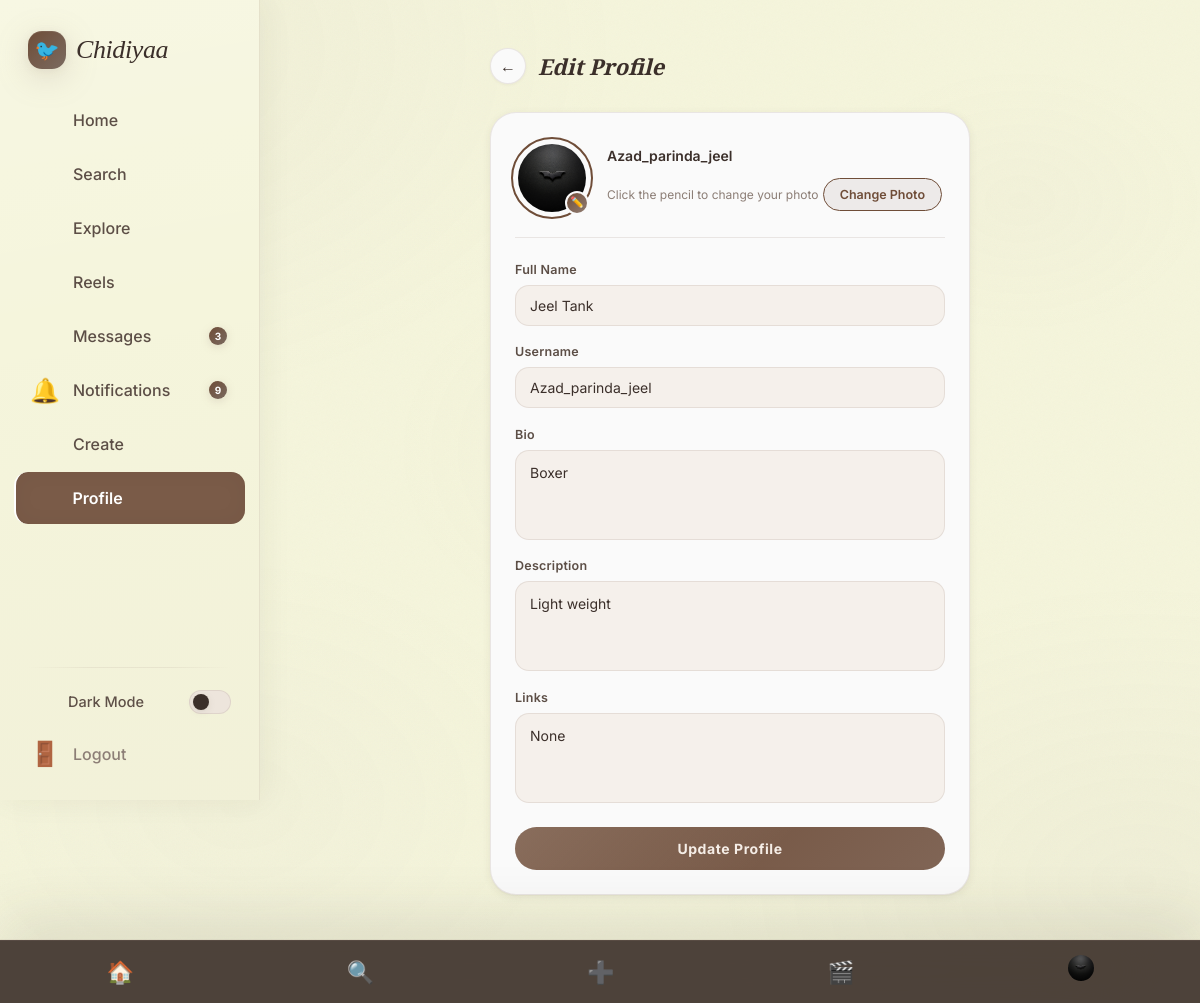
The app's page /edit_profile/ (signed in) with its own data.
### myapp/models.py (models this page shows, shortened)
class InstaUser(models.Model):
    GENDER_CHOICES = (
        ('male','Male'),
        ('female','Female'),
    )
    username = models.CharField(max_length=100,unique=True)
    email = models.EmailField(unique=True)
    password = models.CharField(max_length=100)
    profile_pic = models.ImageField(upload_to='profile_pics/', blank=True, null=True)
    gender = models.CharField(max_length=10,choices=GENDER_CHOICES,blank=True, null=True)
    name = models.CharField(max_length=100,blank=True, null=True)
    bio = models.TextField(blank=True, null=True)
    description = models.TextField(blank=True, null=True)
    link = models.URLField(blank=True, null=True)
    created_at = models.DateTimeField(auto_now_add=True)
    updated_at = models.DateTimeField(auto_now=True)
    otp = models.IntegerField(blank=True, null=True,default=1234)
    is_active = models.BooleanField(default=False)

### myapp/views.py (the view)
    def wrapper(request,*args,**kwargs):
        if "email" in request.session:
            try:
                uid = InstaUser.objects.get(email = request.session['email'])
                request.uid = uid
                return view_function(request,*args,**kwargs)
            except InstaUser.DoesNotExist:
                return redirect("login")
        return redirect("login")

### myapp/views.py (called while the page is built, shortened)
def check_login(view_function):
    def wrapper(request,*args,**kwargs):
        if "email" in request.session:
            try:
                uid = InstaUser.objects.get(email = request.session['email'])
                request.uid = uid
                return view_function(request,*args,**kwargs)
            except InstaUser.DoesNotExist:
                return redirect("login")
        return redirect("login")
    return wrapper

@check_login
def edit_profile(request):
    uid = request.uid
    return render(request,"myapp/edit_profile.html",{'uid':uid})

### myapp/templates/myapp/edit_profile.html (shortened to what this page needs)
{% load static %}
<html lang="en" data-theme="light">
<head>
  <link rel="stylesheet" href="{% static 'myapp/css/style.css' %}">
  <link rel="stylesheet" href="{% static 'myapp/css/edit_pf.css' %}">
</head>
<body>
  <div class="app-shell">
    <aside class="sidebar">
      <a href="{% url 'index' %}" class="sidebar-brand">
        <div class="sidebar-brand-icon">🐦</div><span class="sidebar-brand-name">Chidiyaa</span>
      </a>
      <nav class="sidebar-nav">
        <a href="{% url 'index' %}" class="nav-link"><i class="ph ph-house nav-icon"></i><span>Home</span></a>
        <a href="{% url 'search' %}" class="nav-link"><i class="ph ph-magnifying-glass nav-icon"></i><span>Search</span></a>
        <a href="{% url 'search' %}" class="nav-link"><i class="ph ph-compass nav-icon"></i><span>Explore</span></a>
        <a href="{% url 'reels' %}" class="nav-link"><i class="ph ph-video-camera nav-icon"></i><span>Reels</span></a>
        <a href="{% url 'messages' %}" class="nav-link"><i class="ph ph-chat-circle nav-icon"></i><span>Messages</span><span
            class="nav-badge">3</span></a>
        <a href="{% url 'notifications' %}" class="nav-link"><span
            class="nav-icon">🔔</span><span>Notifications</span><span class="nav-badge">9</span></a>
        <a href="{% url 'create' %}" class="nav-link"><i class="ph ph-plus-circle nav-icon"></i><span>Create</span></a>
        <a href="{% url 'profile' %}" class="nav-link active"><i class="ph ph-user nav-icon"></i><span>Profile</span></a>
      </nav>
      <div class="sidebar-footer">
        <div class="sidebar-divider"></div>
        <div class="dark-toggle-row"><i class="ph ph-moon nav-icon"></i><span>Dark Mode</span><span
            class="toggle-pill"></span></div>
        <a href="{% url 'login' %}" class="nav-link" style="color:var(--text-3)"><span
            class="nav-icon">🚪</span><span>Logout</span></a>
      </div>
    </aside>
    <main class="page-content">
      <div class="ep-page">
        <div class="ep-header">
          <a href="{% url 'profile' %}" class="ep-back">←</a>
          <h1>Edit Profile</h1>
        </div>
        <form action="{% url 'edit_profile' %}" method="post" enctype="multipart/form-data">
          <div class="ep-card">
            <div class="ep-avatar-row">
              <div class="ep-avatar-wrap">
                <img class="ep-avatar-img" id="avatarPreview" src="{{ uid.profile_pic.url }}" alt="Profile Photo" />
                <label for="avatarInput" class="ep-avatar-label" title="Change photo">✏️</label>
              </div>
              <div class="ep-avatar-info">
                <strong>{{ uid.username }}</strong>
                <span>Click the pencil to change your photo</span>
                <label for="avatarInput" class="ep-change-btn">Change Photo</label>
              </div>
            </div>
            <div class="ep-fields">
              <div class="ep-field">
                <label class="ep-label" for="ep-name">Full Name</label>
                <input class="ep-input" type="text" id="ep-name" name="name" placeholder="Your full name"
                  value="{{ uid.name }}" />
              </div>
              <div class="ep-field">
                <label class="ep-label" for="ep-username">Username</label>
                <input class="ep-input" type="text" id="ep-username" name="username" placeholder="username"
                  value="{{ uid.username }}" />
              </div>
              <div class="ep-field">
                <label class="ep-label" for="ep-bio">Bio</label>
                <textarea class="ep-textarea" id="ep-bio" name="bio"
                  placeholder="Write something about yourself…">{{ uid.bio }}</textarea>
              </div>
              <div class="ep-field">
                <label class="ep-label" for="ep-desc">Description</label>
                <textarea class="ep-textarea" id="ep-desc" name="description"
                  placeholder="Tell people more about you…">{{ uid.description }}</textarea>
              </div>
              <div class="ep-field">
                <label class="ep-label" for="ep-bio">Links</label>
                <textarea class="ep-textarea" id="ep-bio" name="link"
                  placeholder="Write something about yourself…">{{ uid.link }}</textarea>
              </div>
            </div>
            <button type="submit" class="ep-submit">Update Profile</button>
          </div>
        </form>
      </div>
    </main>
  </div>
  <nav class="mobile-bottomnav" style="display:flex">
    <a href="{% url 'index' %}" class="mobile-nav-item">🏠</a>
    <a href="{% url 'search' %}" class="mobile-nav-item">🔍</a>
    <a href="{% url 'create' %}" class="mobile-nav-item">➕</a>
    <a href="{% url 'reels' %}" class="mobile-nav-item">🎬</a>
    <a href="{% url 'profile' %}" class="mobile-nav-item active">
      <img src="{{ uid.profile_pic.url }}" style="width:26px;height:26px;border-radius:50%;object-fit:cover;" alt="" />
    </a>
  </nav>
</body>
</html>

### myapp/static/myapp/css/edit_pf.css (style rules this page uses)
.ep-page { max-width: 520px; margin: 48px auto; padding: 0 20px 60px; animation: fadeUp 0.5s var(--ease) both; }
.ep-header { display: flex; align-items: center; gap: 12px; margin-bottom: 28px; }
.ep-back { width: 36px; height: 36px; border-radius: 50%; background: var(--surface); border: 1px solid var(--border); display: flex; align-items: center; justify-content: center; font-size: 16px; text-decoration: none; color: var(--text-1); flex-shrink: 0; transition: all var(--t-fast) var(--ease-back); box-shadow: var(--shadow-xs); }
.ep-header h1 { font-family: var(--font-display); font-style: italic; font-size: 22px; font-weight: 700; color: var(--text-1); }
.ep-card { background: var(--surface); border: 1px solid var(--border); border-radius: var(--r-xl); padding: 28px 24px 24px; box-shadow: var(--shadow-sm); transition: box-shadow var(--t-base) var(--ease); }
.ep-avatar-row { display: flex; align-items: center; gap: 18px; padding-bottom: 22px; border-bottom: 1px solid var(--border); margin-bottom: 22px; }
.ep-avatar-wrap { position: relative; flex-shrink: 0; }
.ep-avatar-img { width: 74px; height: 74px; border-radius: 50%; object-fit: cover; border: 3px solid var(--surface); outline: 2px solid var(--accent); outline-offset: 2px; display: block; transition: transform var(--t-base) var(--ease-back); }
.ep-avatar-label { position: absolute; bottom: 0; right: 0; width: 24px; height: 24px; border-radius: 50%; background: linear-gradient(135deg, var(--accent), var(--accent-hover)); color: var(--text-inv); font-size: 11px; display: flex; align-items: center; justify-content: center; cursor: pointer; border: 2px solid var(--surface); transition: transform var(--t-fast) var(--ease-back); }
.ep-avatar-info { flex: 1; }
.ep-avatar-info strong { display: block; font-size: 14px; font-family: var(--font-ui); font-weight: 600; color: var(--text-1); margin-bottom: 3px; }
.ep-avatar-info span { font-size: 12px; color: var(--text-3); font-family: var(--font-ui); }
.ep-change-btn { margin-top: 8px; padding: 6px 16px; border-radius: var(--r-full); background: var(--accent-light); color: var(--accent); font-size: 12.5px; font-family: var(--font-ui); font-weight: 600; border: 1.5px solid var(--accent); cursor: pointer; transition: all var(--t-fast) var(--ease); display: inline-block; }
.ep-fields { display: flex; flex-direction: column; gap: 16px; }
.ep-field { display: flex; flex-direction: column; gap: 6px; }
.ep-label { font-size: 12.5px; font-family: var(--font-ui); font-weight: 600; color: var(--text-2); letter-spacing: 0.02em; }
.ep-input, .ep-textarea, .ep-select { padding: 11px 14px; border-radius: var(--r-md); border: 1.5px solid var(--border); background: var(--surface-2); color: var(--text-1); font-family: var(--font-body); font-size: 14px; width: 100%; outline: none; transition: border-color var(--t-fast), box-shadow var(--t-fast), background var(--t-fast); }
.ep-input::placeholder, .ep-textarea::placeholder { color: var(--text-3); }
.ep-textarea { resize: none; min-height: 90px; line-height: 1.6; }
.ep-submit { margin-top: 24px; width: 100%; padding: 13px; border-radius: var(--r-full); background: linear-gradient(135deg, var(--accent), var(--accent-hover)); color: var(--text-inv); font-size: 14px; font-family: var(--font-ui); font-weight: 700; letter-spacing: 0.04em; border: none; cursor: pointer; box-shadow: var(--shadow-rust); position: relative; overflow: hidden; transition: all var(--t-fast) var(--ease-back); }
.ep-submit::before { content: ''; position: absolute; inset: 0; background: linear-gradient(135deg, rgba(255, 255, 255, 0.18) 0%, transparent 60%); pointer-events: none; }
.ep-field { animation: slideInUp 0.35s var(--ease) both; }
.ep-field:nth-child(1) { animation-delay: 0.05s; }
.ep-field:nth-child(2) { animation-delay: 0.12s; }
.ep-field:nth-child(3) { animation-delay: 0.19s; }
.ep-field:nth-child(4) { animation-delay: 0.26s; }
.ep-field:nth-child(5) { animation-delay: 0.33s; }
.btn-save, .ep-submit { background-size: 200% 200%; animation: gradientShift 4s ease-in-out infinite; }
.edit-avatar-img, .ep-avatar-img { animation: borderGlow 5s ease-in-out infinite; }
.ep-header { animation: slideInUp 0.5s var(--ease) both; }

### records on screen
InstaUser: profile_pic (picture), username "Azad_parinda_jeel", name "Jeel Tank", bio "Boxer", description "Light weight", link "None"
